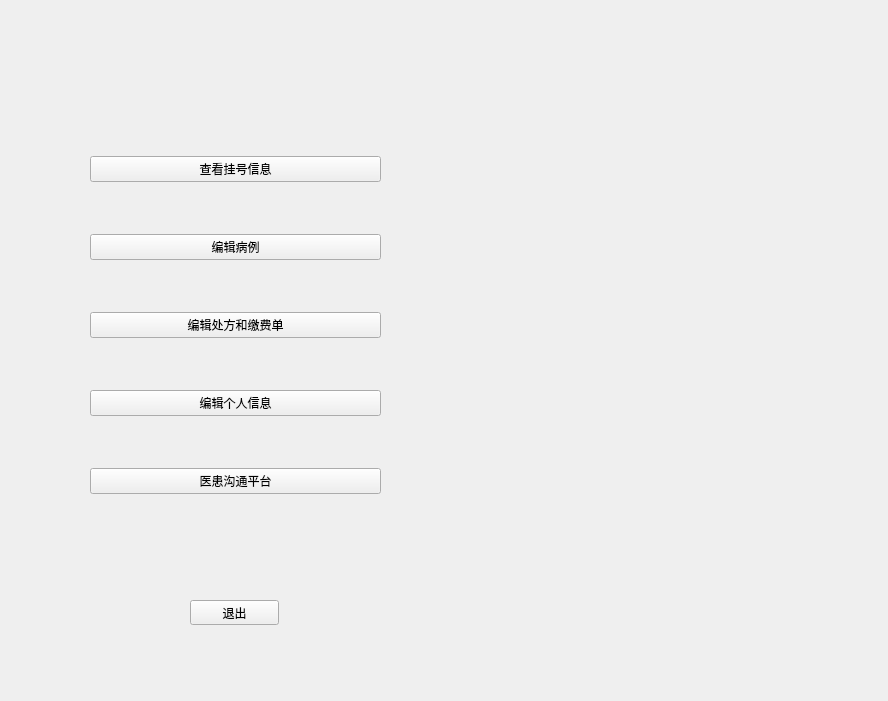
<?xml version="1.0" encoding="UTF-8"?>
<ui version="4.0">
 <class>Form</class>
 <widget class="QWidget" name="Form">
  <property name="geometry">
   <rect>
    <x>0</x>
    <y>0</y>
    <width>888</width>
    <height>701</height>
   </rect>
  </property>
  <property name="windowTitle">
   <string>Form</string>
  </property>
  <widget class="QPushButton" name="pushButton_6">
   <property name="geometry">
    <rect>
     <x>190</x>
     <y>600</y>
     <width>89</width>
     <height>25</height>
    </rect>
   </property>
   <property name="text">
    <string>退出</string>
   </property>
  </widget>
  <widget class="QWidget" name="">
   <property name="geometry">
    <rect>
     <x>90</x>
     <y>110</y>
     <width>291</width>
     <height>431</height>
    </rect>
   </property>
   <layout class="QVBoxLayout" name="verticalLayout">
    <item>
     <widget class="QPushButton" name="pushButton_4">
      <property name="text">
       <string>查看挂号信息</string>
      </property>
     </widget>
    </item>
    <item>
     <widget class="QPushButton" name="pushButton_2">
      <property name="text">
       <string>编辑病例</string>
      </property>
      <property name="iconSize">
       <size>
        <width>26</width>
        <height>26</height>
       </size>
      </property>
     </widget>
    </item>
    <item>
     <widget class="QPushButton" name="pushButton_3">
      <property name="text">
       <string>编辑处方和缴费单</string>
      </property>
     </widget>
    </item>
    <item>
     <widget class="QPushButton" name="pushButton">
      <property name="text">
       <string>编辑个人信息</string>
      </property>
      <property name="iconSize">
       <size>
        <width>26</width>
        <height>26</height>
       </size>
      </property>
     </widget>
    </item>
    <item>
     <widget class="QPushButton" name="pushButton_5">
      <property name="text">
       <string>医患沟通平台</string>
      </property>
     </widget>
    </item>
   </layout>
  </widget>
 </widget>
 <resources/>
 <connections/>
</ui>
